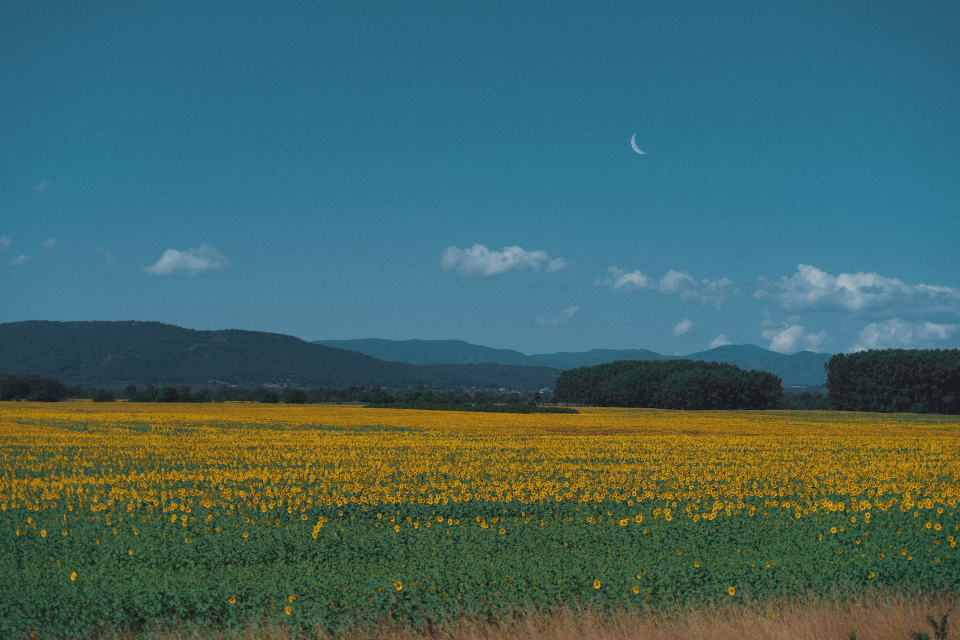
#> input picture images/1.jpg, 1920 x 1280 px, found by its file name (shown at 1/2 size)
$ python 3_8_1.py
#> lines starting #> are read from the running program, lines starting #| are printed output that depends on the picture; after the words box and inside, x2 and y2 are one past the last pixel; in counts of white or black regions, pixels touching at a corner belong together; pictures that were not available may be replaced by others from this repository, and a replacement may not be noted
#!/usr/bin/env python3

import cv2
import numpy as np
# 读取原始载体图像
lena = cv2.imread("images/1.jpg", 0)
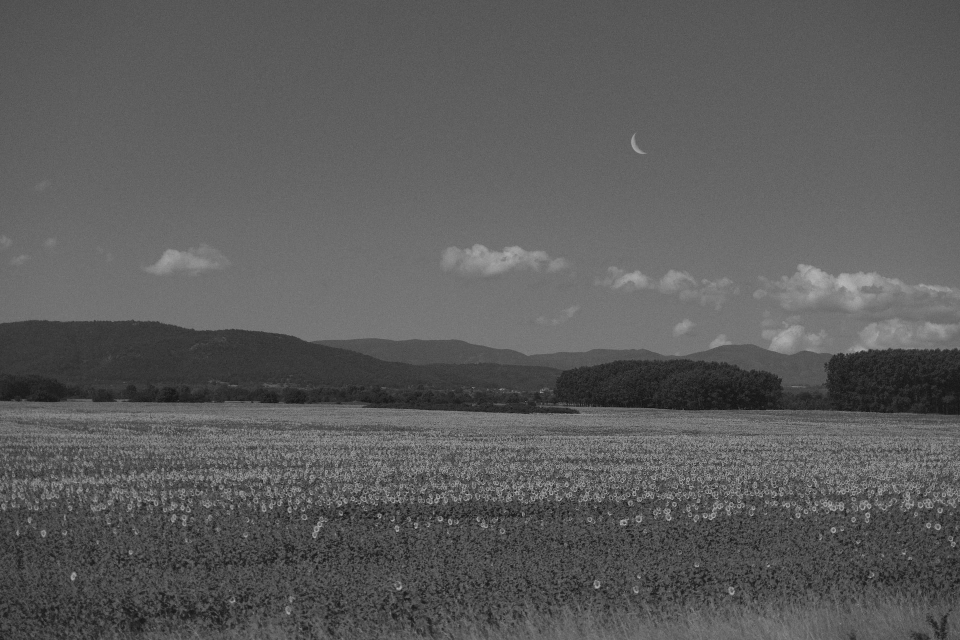
#> lena: shape (1280, 1920) (shown at 1/2 size); min 0, max 198, mean 91.3
# 读取水印图像
watermark = cv2.imread("watermark.bmp", 0)
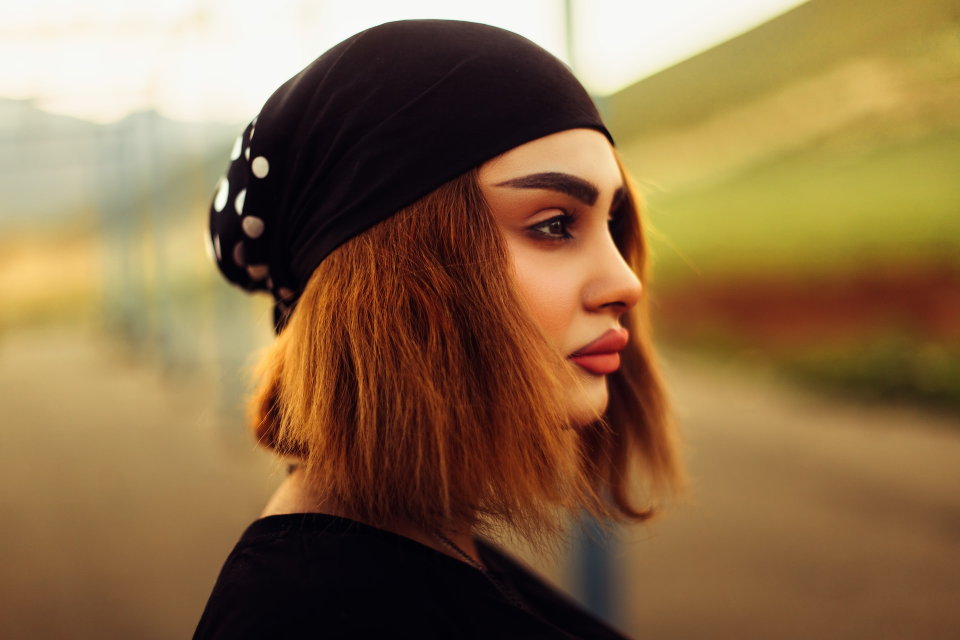
#> input picture images/2.jpg, 1920 x 1280 px, given in place of watermark.bmp, which was not available (shown at 1/2 size)
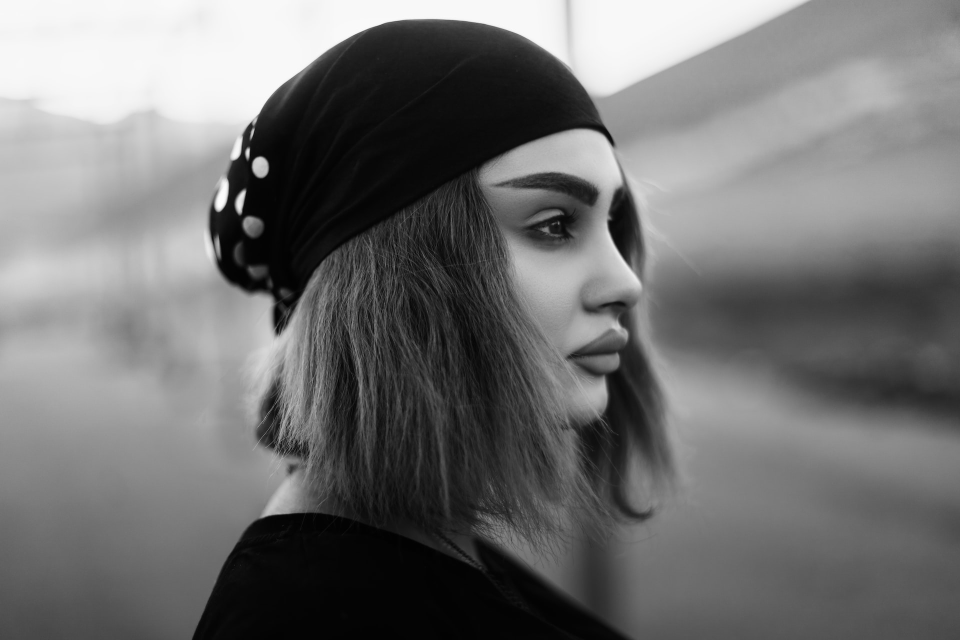
#> watermark: shape (1280, 1920) (shown at 1/2 size); min 0, max 255, mean 113.4
# 将水印图像内的值255处理为1，以方便嵌入
# 后续章节会介绍使用threshold处理
w = watermark[:, :] > 0
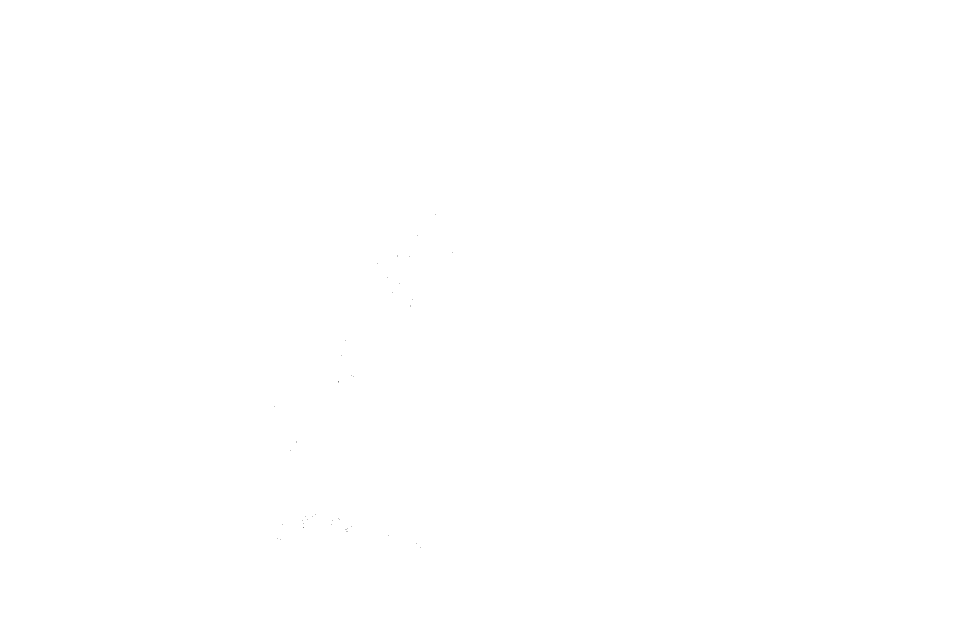
#> w: shape (1280, 1920) bool (shown at 1/2 size); 100% white; black in thin lines or dots, all inside (x1, y1, x2, y2) = (549, 428, 905, 1095)
watermark[w] = 1
# 读取原始载体图像的shape值
r, c = lena.shape
#> r = 1280; c = 1920
# ============嵌入过程============
# 生成元素值都是254的数组
t254 = np.ones((r, c), dtype=np.uint8)*254
# 获取lena图像的高七位
lenaH7 = cv2.bitwise_and(lena, t254)
# 将watermark嵌入lenaH7内
e = cv2.bitwise_or(lenaH7, watermark)
# ============提取过程============
# 生成元素值都是1的数组
t1 = np.ones((r, c), dtype=np.uint8)
# 从载体图像内提取水印图像
wm = cv2.bitwise_and(e, t1)
print(wm)
#> (printed output is left out)
# 将水印图像内的值1处理为255，以方便显示
# 后续章节会介绍使用threshold实现
w = wm[:, :] > 0
wm[w] = 255
# ============显示============
cv2.imshow("lena", lena)
cv2.imshow("watermark", watermark*255)  # 当前watermark内最大值为1
cv2.imshow("e", e)
cv2.imshow("wm", wm)
cv2.waitKey()
cv2.destroyAllWindows()
